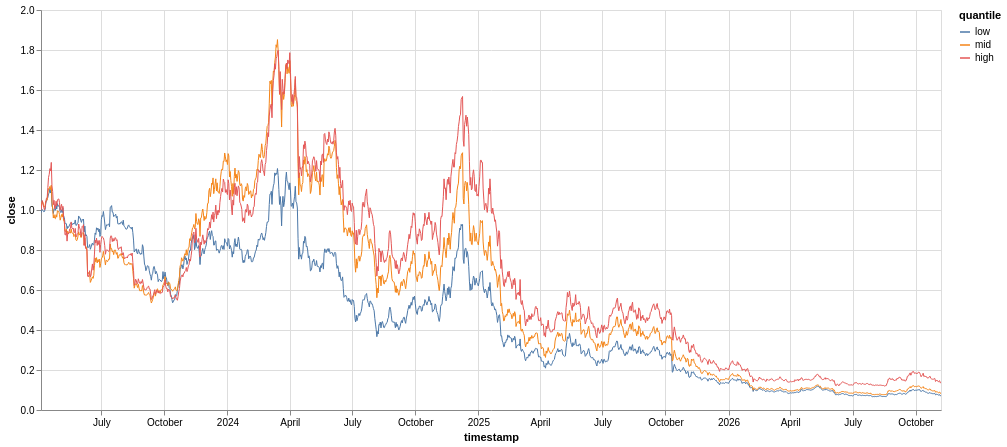

Notebook cell for this chart:
### Markdown cell above
# Plot time series of all indexes

### Code cell
chart = (
    alt.Chart(indexes.sort("timestamp"))
    .mark_line(strokeWidth=1)
    .encode(
        x="timestamp:T",
        y=alt.Y("close:Q", scale=alt.Scale(zero=False)),
        color=alt.Color("quantile:N", sort=["low", "mid", "high"]),
        tooltip=["timestamp:T", "quantile:N", "close:Q"],
    )
    .properties(width=900, height=400)
    .interactive()
)
chart

### Figure 1 — Vega-Lite specification as saved in the notebook (floating-point values rounded to 4 significant figures; data arrays with more than 128 entries replaced by an {"elided": "..."} marker saying what was removed)
{"config": {"view": {"continuousWidth": 300, "continuousHeight": 300}}, "data": {"name": "data-2445f1513de9b64b9f29727f070e9436"}, "mark": {"type": "line", "strokeWidth": 1}, "encoding": {"color": {"field": "quantile", "sort": ["low", "mid", "high"], "type": "nominal"}, "tooltip": [{"field": "timestamp", "type": "temporal"}, {"field": "quantile", "type": "nominal"}, {"field": "close", "type": "quantitative"}], "x": {"field": "timestamp", "type": "temporal"}, "y": {"field": "close", "scale": {"zero": false}, "type": "quantitative"}}, "height": 400, "params": [{"name": "param_1e9efca18e7a2868", "select": {"type": "interval", "encodings": ["x", "y"]}, "bind": "scales"}], "width": 900, "$schema": "https://vega.github.io/schema/vega-lite/v6.4.1.json", "datasets": {"data-2445f1513de9b64b9f29727f070e9436": {"elided": "3942 records"}}}
